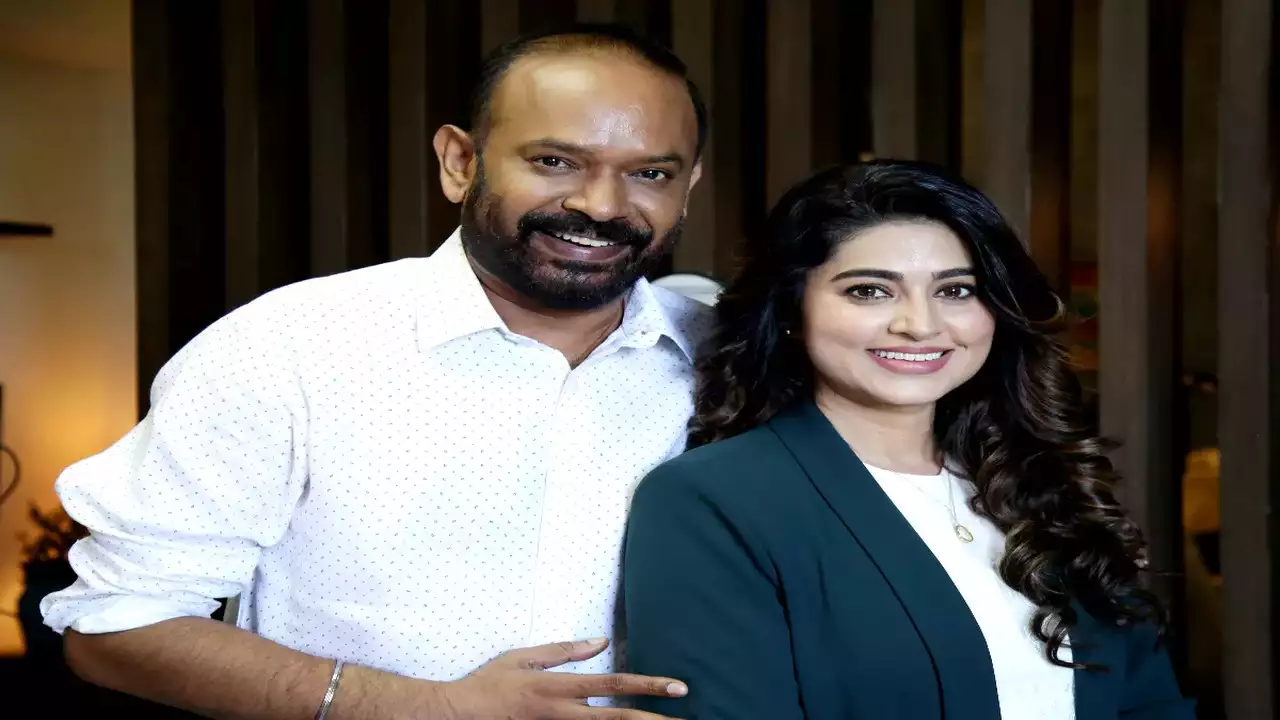
#> input picture originalimage.png, 1280 x 720 px
$ python imageencryption.py
#> lines starting #> are read from the running program, lines starting #| are printed output that depends on the picture
from PIL import Image
import numpy as np

def encrypt_image(image_path, output_path, key):
    image = Image.open(image_path)
    pixels = np.array(image)

    # Simple encryption: swap channels and apply a basic operation
    encrypted_pixels = pixels[:, :, ::-1] + key

    encrypted_image = Image.fromarray(encrypted_pixels.astype('uint8'))
    encrypted_image.save(output_path)
    print(f"Encrypted image saved to {output_path}")

def decrypt_image(image_path, output_path, key):
    image = Image.open(image_path)
    pixels = np.array(image)

    # Simple decryption: reverse the encryption process
    decrypted_pixels = pixels[:, :, ::-1] - key

    decrypted_image = Image.fromarray(decrypted_pixels.astype('uint8'))
    decrypted_image.save(output_path)
    print(f"Decrypted image saved to {output_path}")

def main():
    while True:

        print("\nImage Encryption/Decryption Tool")
        print("1. Encrypt an image")
        print("2. Decrypt an image")
        print("3. Exit")
        choice = input("Enter your choice (1/2/3): ")
#> the answer given: 1

        if choice == '1':
            image_path = input("Enter the path to the image to encrypt: ")
#> the answer given: originalimage.png
            output_path = input("Enter the path to save the encrypted image: ")
#> the answer given: out.png
            key = int(input("Enter the encryption key (integer): "))
#> the answer given: 3
            encrypt_image(image_path, output_path, key)
#> in encrypt_image, image is the input picture: PIL image 1280x720 RGB; mean R, G, B 97.2, 92.4, 87.1
#> in encrypt_image, `encrypted_pixels = pixels[:, :, ::-1] + key`:
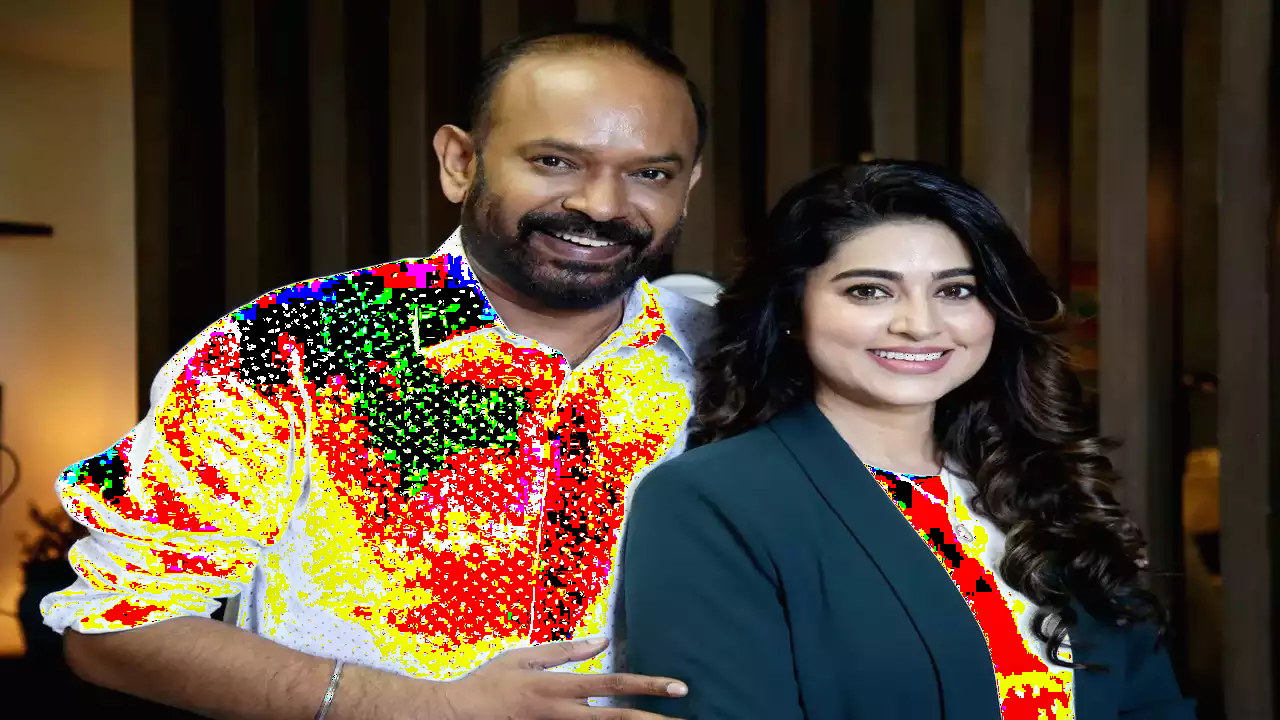
#> encrypted_pixels: shape (720, 1280, 3); mean B, G, R 51.9, 70.4, 89.8
        elif choice == '2':
            image_path = input("Enter the path to the image to decrypt: ")
            output_path = input("Enter the path to save the decrypted image: ")
            key = int(input("Enter the decryption key (integer): "))
            decrypt_image(image_path, output_path, key)
        elif choice == '3':
            print("Exiting the tool.")
            break
        else:
            print("Invalid choice. Please enter 1, 2, or 3.")

if __name__ == "__main__":
#> (the run stopped early here; a loop or call above may not have finished)
